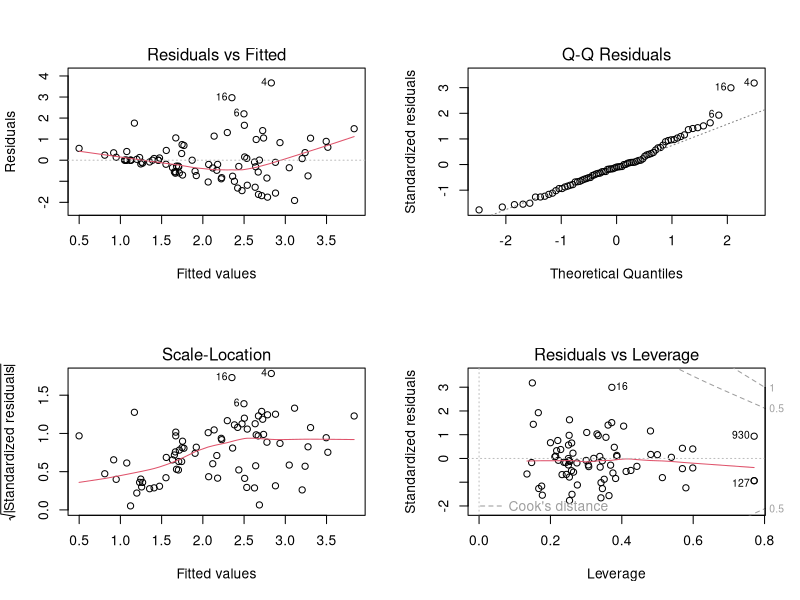
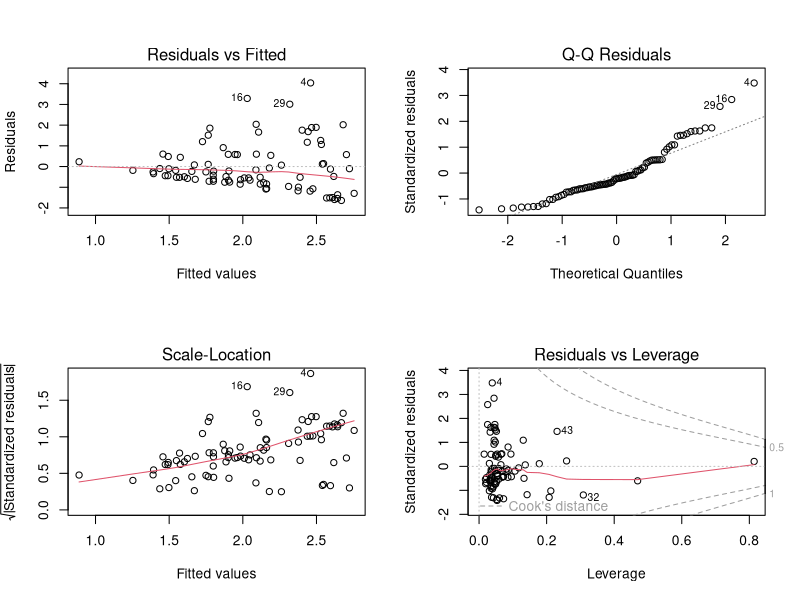
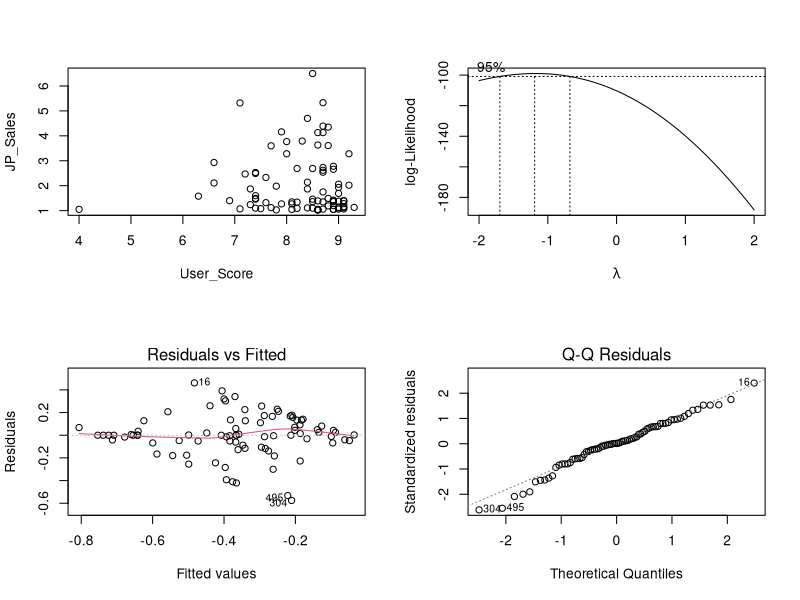
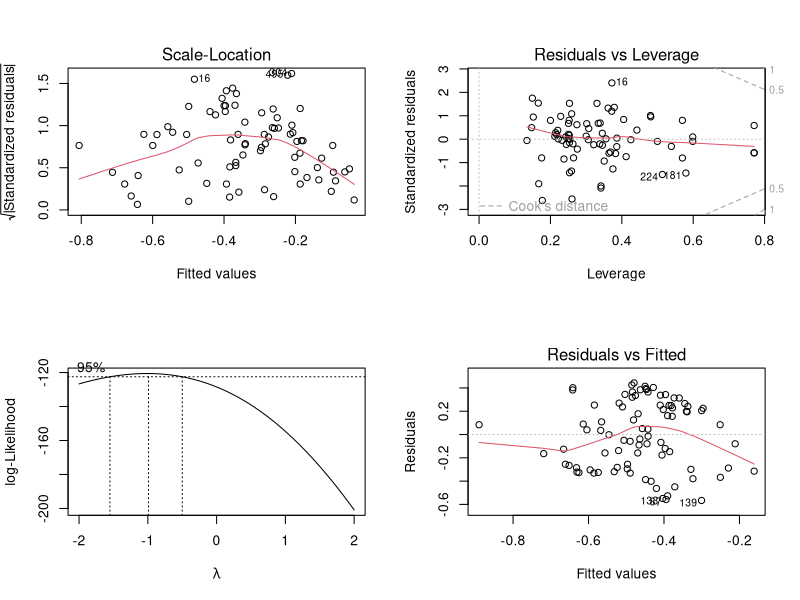
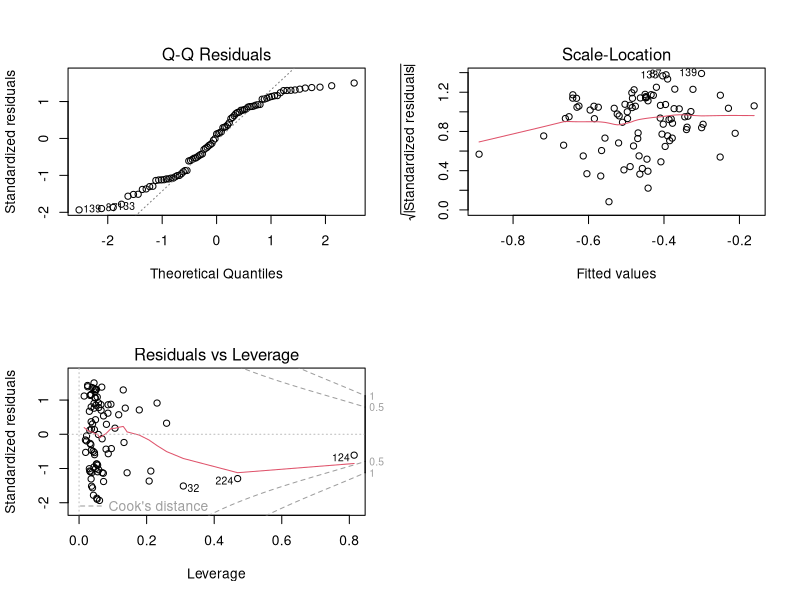

These charts were generated, in order, by the following R code:
## ---- chunk 1
data <- read.csv("../Data/Video_Games_Sales_as_at_22_Dec_2016_edited.csv")
data
## ---- chunk 2
fullData <- read.csv("../Data/Video_Games_Sales_as_at_22_Dec_2016_edited.csv")
data <- fullData[fullData$JP_Sales >1,]
summary(data)
all.lm <- lm(JP_Sales~Genre+Platform+Rating+Publisher +User_Score + Critic_Score,data = data)
score.lm <- lm(JP_Sales~User_Score + Critic_Score + User_Score*User_Count + Critic_Score*Critic_Count,data=data )
## ---- chunk 3
par(mfrow=c(2,2))
plot(all.lm)
## ---- chunk 4
plot(score.lm)
plot(JP_Sales~User_Score,data=data)
abline(score.lm)
## ---- chunk 5
summary(data$JP_Sales)

library(MASS)
bc.all<-boxcox(JP_Sales+0.000000000000001~Genre+Platform+Rating+Publisher +User_Score + Critic_Score,data = data)
lambda.all <- bc.all$x[which.max(bc.all$y)]

all.bc.lm <-lm((JP_Sales++0.000000000000001)^(lambda.all-1)/lambda.all~Genre+Platform+Rating+Publisher +User_Score + Critic_Score,data)
plot(all.bc.lm)

bc.score <- boxcox(JP_Sales+0.000000000000001~User_Score + Critic_Score + User_Score*User_Count + Critic_Score*Critic_Count,data=data)
lambda.score <- bc.score$x[which.max(bc.score$y)]
score.bc.lm <- lm((JP_Sales++0.000000000000001)^(lambda.score-1)/lambda.score ~ User_Score + Critic_Score + User_Score*User_Count + Critic_Score*Critic_Count,data=data)
summary(all.bc.lm)
## ---- chunk 6
plot(score.bc.lm)
## ---- chunk 7
library(glmnet)
(lambda.seq <- c(0,10^seq(-2, 2, by = .1)))
y = data$JP_Sales
x = cbind(data$Platform,data$Genre,data$Publisher,data$Critic_Score,data$User_Score,data$Developer,data$Rating)
xy <- cbind(c,y)
lm.lasso <- glmnet(x,y,lambda = lambda.seq,
                   alpha = 1, #alpha=1 is the LASSO penalty
                   family = 'gaussian')
